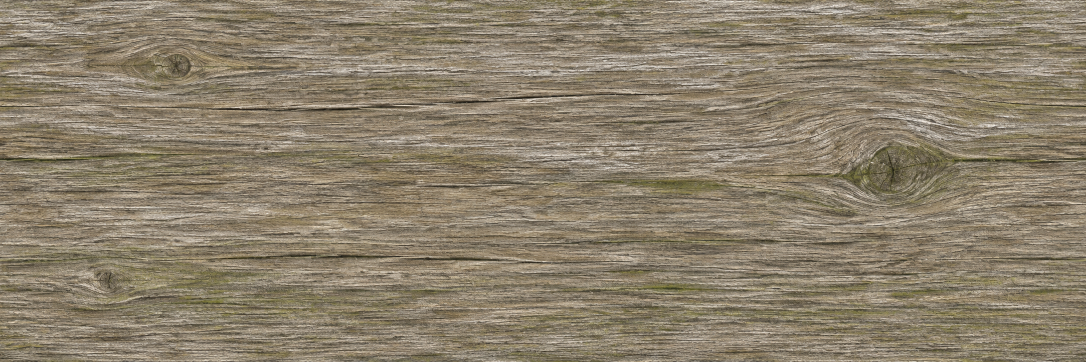
#> input picture art/generated/tee-materials/weathered-timber-source.png, 2172 x 724 px (shown at 1/2 size)
$ python -i swap-tone.py   (imports and definitions only)
#> lines starting #> are read from the running program, lines starting #| are printed output that depends on the picture
# The tone step at the 3D/impostor swap, from tools/qa/crown-probe.mjs --ring pairs: the foliage pixels (hue 35-170 deg with some
# chroma) in the crown box of each pair's two stills, as coverage, hue, saturation and value, and the far card's difference.
#   python3 tools/qa/swap-tone.py <probe dir> [...]
import sys, json, colorsys
from PIL import Image

def tone(path):
    im = Image.open(path).convert('RGB'); w, h = im.size
#> in tone, im is the input picture: PIL image 2172x724 RGB; mean R, G, B 139.7, 128.3, 107.9
#> after `w, h = im.size`: w = 2172; h = 724
    box = im.crop((int(w * .34), int(h * .15), int(w * .66), int(h * .75))).resize((96, 240), Image.BILINEAR)
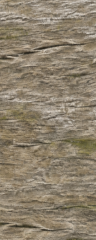
#> box: PIL image 96x240 RGB; mean R, G, B 141.1, 129, 109.3
    n = 0; H = S = V = 0.
    for r, g, b in box.getdata():
        hh, ss, vv = colorsys.rgb_to_hsv(r / 255, g / 255, b / 255)
        if 35 <= hh * 360 <= 170 and ss > .15: n += 1; H += hh * 360; S += ss; V += vv
#> this loop made 23040 passes
#> (r, g, b, hh, ss, vv, H, S) on passes 1, 2, 3, 4, 6, 7, 8, 9, 10, 11, 12, 13: (155, 144, 125, 0.106, 0.194, 0.608, 38, 0.194), (172, 160, 140, 0.104, 0.186, 0.675, 75.5, 0.38), (179, 166, 143, 0.106, 0.201, 0.702, 113.8, 0.581), (177, 163, 142, 0.1, 0.198, 0.694, 149.8, 0.778), (175, 160, 136, 0.103, 0.223, 0.686, 186.8, 1), (168, 153, 125, 0.109, 0.256, 0.659, 225.8, 1.26), (155, 138, 108, 0.106, 0.303, 0.608, 264.1, 1.56), (156, 139, 108, 0.108, 0.308, 0.612, 302.9, 1.87), (150, 134, 105, 0.107, 0.3, 0.588, 341.5, 2.17), (143, 128, 100, 0.109, 0.301, 0.561, 380.6, 2.47), (131, 118, 95, 0.106, 0.275, 0.514, 418.9, 2.74), (122, 111, 91, 0.108, 0.254, 0.478, 457.7, 3)
#> (hh, ss, vv, H, S, V) on passes 62, 65, 73, 74, 77, 97: (0.0988, 0.184, 0.576, 1675, 9.67, 26.18), (0.1, 0.164, 0.596, 1711, 9.84, 26.78), (0.0988, 0.179, 0.592, 1746.5, 10.01, 27.37), (0.0977, 0.181, 0.627, 1781.7, 10.2, 28), (0.1, 0.153, 0.639, 1817.7, 10.35, 28.64), (0.102, 0.195, 0.725, 1854.4, 10.54, 29.36)
#> after the loop, H = 690749; S = 4389.7; V = 9924.3; n = 18318
    n = max(n, 1); return n / (96 * 240), H / n, S / n, V / n

# [10 lines not run here, left out]

>>> result = tone('../../art/generated/tee-materials/weathered-timber-source.png')
#> result = (0.795, 37.71, 0.24, 0.542)
